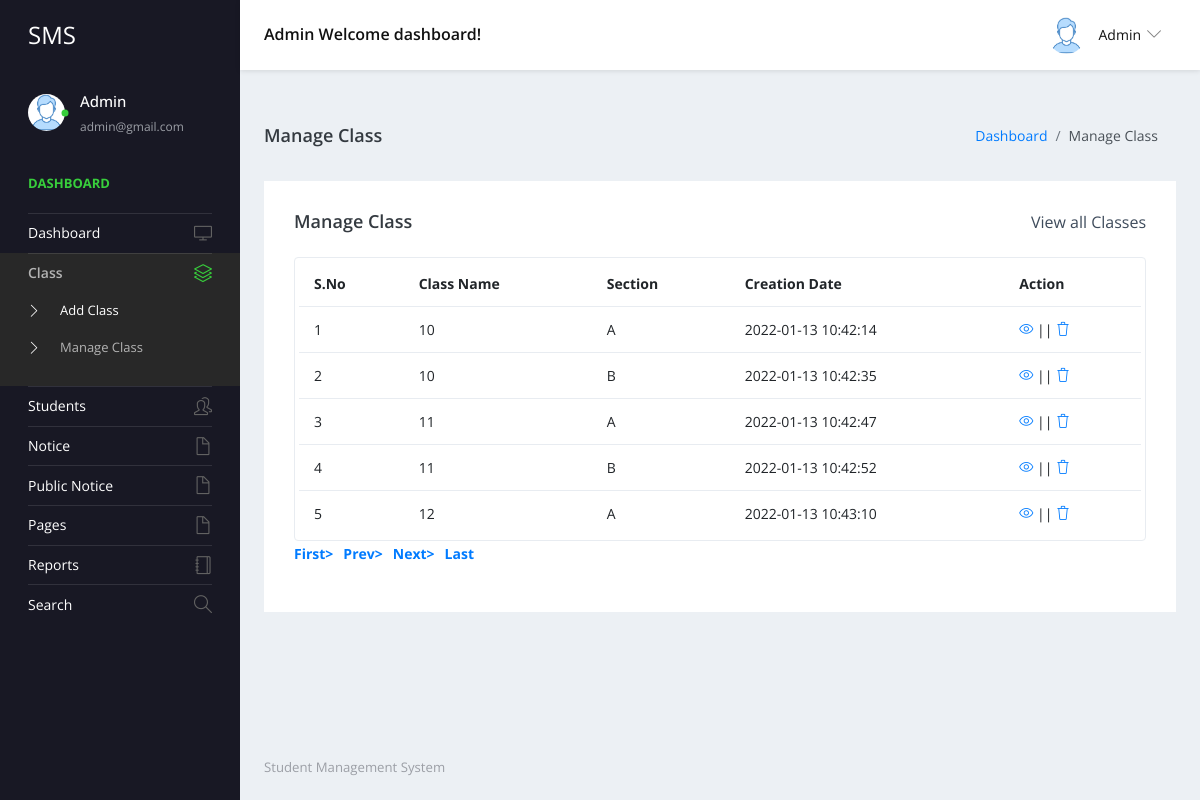
The app's page /admin/manage-class.php (signed in) with its own data.
### tables this page shows
CREATE TABLE `tblclass` (
  `ID` int(5) NOT NULL,
  `ClassName` varchar(50) DEFAULT NULL,
  `Section` varchar(20) DEFAULT NULL,
  `CreationDate` timestamp NULL DEFAULT current_timestamp()
);

### admin/manage-class.php (the view, shortened to what this page needs)
<?php
include('includes/dbconnection.php');
if (strlen($_SESSION['sturecmsaid']==0)) {
  header('location:logout.php');
  } else{
?>
<!DOCTYPE html>
<html lang="en">
  <head>
    <link rel="stylesheet" href="vendors/simple-line-icons/css/simple-line-icons.css">
    <link rel="stylesheet" href="vendors/flag-icon-css/css/flag-icon.min.css">
    <link rel="stylesheet" href="vendors/css/vendor.bundle.base.css">
    <link rel="stylesheet" href="./vendors/daterangepicker/daterangepicker.css">
    <link rel="stylesheet" href="./vendors/chartist/chartist.min.css">
    <link rel="stylesheet" href="./css/style.css">
  </head>
  <body>
    <div class="container-scroller">
     <?php include_once('includes/header.php');?>
      <div class="container-fluid page-body-wrapper">
        <?php include_once('includes/sidebar.php');?>
        <div class="main-panel">
          <div class="content-wrapper">
             <div class="page-header">
              <h3 class="page-title"> Manage Class </h3>
              <nav aria-label="breadcrumb">
                <ol class="breadcrumb">
                  <li class="breadcrumb-item"><a href="dashboard.php">Dashboard</a></li>
                  <li class="breadcrumb-item active" aria-current="page"> Manage Class</li>
                </ol>
              </nav>
            </div>
            <div class="row">
              <div class="col-md-12 grid-margin stretch-card">
                <div class="card">
                  <div class="card-body">
                    <div class="d-sm-flex align-items-center mb-4">
                      <h4 class="card-title mb-sm-0">Manage Class</h4>
                      <a href="#" class="text-dark ml-auto mb-3 mb-sm-0"> View all Classes</a>
                    </div>
                    <div class="table-responsive border rounded p-1">
                      <table class="table">
                        <thead>
                          <tr>
                            <th class="font-weight-bold">S.No</th>
                            <th class="font-weight-bold">Class Name</th>
                            <th class="font-weight-bold">Section</th>
                            <th class="font-weight-bold">Creation Date</th>
                            <th class="font-weight-bold">Action</th>
                          </tr>
                        </thead>
                        <tbody>
                           <?php
                           if (isset($_GET['pageno'])) {
            $pageno = $_GET['pageno'];
        } else {
            $pageno = 1;
        }
        $no_of_records_per_page =15;
        $offset = ($pageno-1) * $no_of_records_per_page;
       $ret = "SELECT ID FROM tblclass";
$query1 = $dbh -> prepare($ret);
$query1->execute();
$total_rows=$query1->rowCount();
$total_pages = ceil($total_rows / $no_of_records_per_page);
$sql="SELECT * from tblclass LIMIT $offset, $no_of_records_per_page";
$query = $dbh -> prepare($sql);
$query->execute();
$results=$query->fetchAll(PDO::FETCH_OBJ);
$cnt=1;
if($query->rowCount() > 0)
{
foreach($results as $row)
{               ?>
                          <tr>
                            <td><?php echo htmlentities($cnt);?></td>
                            <td><?php  echo htmlentities($row->ClassName);?></td>
                            <td><?php  echo htmlentities($row->Section);?></td>
                            <td><?php  echo htmlentities($row->CreationDate);?></td>
                            <td>
                              <div><a href="edit-class-detail.php?editid=<?php echo htmlentities ($row->ID);?>"><i class="icon-eye"></i></a>
                                                || <a href="manage-class.php?delid=<?php echo ($row->ID);?>" onclick="return confirm('Do you really want to Delete ?');"> <i class="icon-trash"></i></a></div>
                            </td>
                          </tr><?php $cnt=$cnt+1;}} ?>
                        </tbody>
                      </table>
                    </div>
                    <div align="left">
    <ul class="pagination" >
        <li><a href="?pageno=1"><strong>First></strong></a></li>
        <li class="<?php if($pageno <= 1){ echo 'disabled'; } ?>">
            <a href="<?php if($pageno <= 1){ echo '#'; } else { echo "?pageno=".($pageno - 1); } ?>"><strong style="padding-left: 10px">Prev></strong></a>
        </li>
        <li class="<?php if($pageno >= $total_pages){ echo 'disabled'; } ?>">
            <a href="<?php if($pageno >= $total_pages){ echo '#'; } else { echo "?pageno=".($pageno + 1); } ?>"><strong style="padding-left: 10px">Next></strong></a>
        </li>
        <li><a href="?pageno=<?php echo $total_pages; ?>"><strong style="padding-left: 10px">Last</strong></a></li>
    </ul>
</div>
                  </div>
                </div>
              </div>
            </div>
          </div>
         <?php include_once('includes/footer.php');?>
        </div>
      </div>
    </div>
  </body>
</html><?php }  ?>

### admin/includes/header.php (shortened to what this page needs)
 <nav class="navbar default-layout-navbar col-lg-12 col-12 p-0 fixed-top d-flex flex-row">
        <div class="navbar-brand-wrapper d-flex align-items-center">
          <a class="navbar-brand brand-logo" href="dashboard.php">
            <strong style="color: white;">SMS</strong>
          </a>
        </div><?php
         $aid= $_SESSION['sturecmsaid'];
$sql="SELECT * from tbladmin where ID=:aid";
$query = $dbh -> prepare($sql);
$query->bindParam(':aid',$aid,PDO::PARAM_STR);
$query->execute();
$results=$query->fetchAll(PDO::FETCH_OBJ);
$cnt=1;
if($query->rowCount() > 0)
{
foreach($results as $row)
{               ?>
        <div class="navbar-menu-wrapper d-flex align-items-center flex-grow-1">
          <h5 class="mb-0 font-weight-medium d-none d-lg-flex"><?php  echo htmlentities($row->AdminName);?> Welcome dashboard!</h5>
          <ul class="navbar-nav navbar-nav-right ml-auto">
            <li class="nav-item dropdown d-none d-xl-inline-flex user-dropdown">
              <a class="nav-link dropdown-toggle" id="UserDropdown" href="#" data-toggle="dropdown" aria-expanded="false">
                <img class="img-xs rounded-circle ml-2" src="images/faces/face8.jpg" alt="Profile image"> <span class="font-weight-normal"> <?php  echo htmlentities($row->AdminName);?> </span></a>
                <?php $cnt=$cnt+1;}} ?>
            </li>
          </ul>
        </div>
      </nav>

### admin/includes/sidebar.php (shortened to what this page needs)
<nav class="sidebar sidebar-offcanvas" id="sidebar">
          <ul class="nav">
            <li class="nav-item nav-profile">
              <a href="#" class="nav-link">
                <div class="profile-image">
                  <img class="img-xs rounded-circle" src="images/faces/face8.jpg" alt="profile image">
                  <div class="dot-indicator bg-success"></div>
                </div>
                <div class="text-wrapper">
                  <?php
         $aid= $_SESSION['sturecmsaid'];
$sql="SELECT * from tbladmin where ID=:aid";
$query = $dbh -> prepare($sql);
$query->bindParam(':aid',$aid,PDO::PARAM_STR);
$query->execute();
$results=$query->fetchAll(PDO::FETCH_OBJ);
$cnt=1;
if($query->rowCount() > 0)
{
foreach($results as $row)
{               ?>
                  <p class="profile-name"><?php  echo htmlentities($row->AdminName);?></p>
                  <p class="designation"><?php  echo htmlentities($row->Email);?></p><?php $cnt=$cnt+1;}} ?>
                </div>
              </a>
            </li>
            <li class="nav-item nav-category">
              <span class="nav-link">Dashboard</span>
            </li>
            <li class="nav-item">
              <a class="nav-link" href="dashboard.php">
                <span class="menu-title">Dashboard</span>
                <i class="icon-screen-desktop menu-icon"></i>
              </a>
            </li>
            <li class="nav-item">
              <a class="nav-link" data-toggle="collapse" href="#ui-basic" aria-expanded="false" aria-controls="ui-basic">
                <span class="menu-title">Class</span>
                <i class="icon-layers menu-icon"></i>
              </a>
              <div class="collapse" id="ui-basic">
                <ul class="nav flex-column sub-menu">
                  <li class="nav-item"> <a class="nav-link" href="add-class.php">Add Class</a></li>
                  <li class="nav-item"> <a class="nav-link" href="manage-class.php">Manage Class</a></li>
                </ul>
              </div>
            </li>
            <li class="nav-item">
              <a class="nav-link" data-toggle="collapse" href="#ui-basic1" aria-expanded="false" aria-controls="ui-basic1">
                <span class="menu-title">Students</span>
                <i class="icon-people menu-icon"></i>
              </a>
            </li>
            <li class="nav-item">
              <a class="nav-link" data-toggle="collapse" href="#auth" aria-expanded="false" aria-controls="auth">
                <span class="menu-title">Notice</span>
                <i class="icon-doc menu-icon"></i>
              </a>
            </li>
            <li class="nav-item">
              <a class="nav-link" data-toggle="collapse" href="#auth1" aria-expanded="false" aria-controls="auth">
                <span class="menu-title">Public Notice</span>
                <i class="icon-doc menu-icon"></i>
              </a>
              <li class="nav-item">
              <a class="nav-link" data-toggle="collapse" href="#auth2" aria-expanded="false" aria-controls="auth">
                <span class="menu-title">Pages</span>
                <i class="icon-doc menu-icon"></i>
              </a>
            </li>
              <li class="nav-item">
              <a class="nav-link" href="between-dates-reports.php">
                <span class="menu-title">Reports</span>
                <i class="icon-notebook menu-icon"></i>
              </a>
            </li>
            <li class="nav-item">
              <a class="nav-link" href="search.php">
                <span class="menu-title">Search</span>
                <i class="icon-magnifier menu-icon"></i>
              </a>
            </li>
            </li>
          </ul>
        </nav>

### admin/includes/footer.php
<footer class="footer">
            <div class="d-sm-flex justify-content-center justify-content-sm-between">
              <span class="text-muted d-block text-center text-sm-left d-sm-inline-block" style="color: blue;">Student  Management System</span>
            </div>
          </footer>

### records on screen
tblclass: ClassName "10", Section "A", CreationDate "2022-01-13 10:42:14"
tblclass: ClassName "10", Section "B", CreationDate "2022-01-13 10:42:35"
tblclass: ClassName "11", Section "A", CreationDate "2022-01-13 10:42:47"
tblclass: ClassName "11", Section "B", CreationDate "2022-01-13 10:42:52"
tblclass: ClassName "12", Section "A", CreationDate "2022-01-13 10:43:10"

### other values on screen
$row->AdminName "Admin"
$row->Email "admin@gmail.com"
